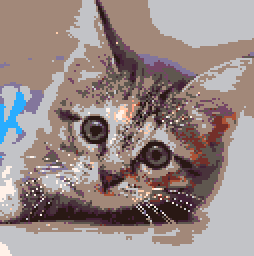
#> input picture projects/dreamz/resources/kitten.png, 127 x 128 px (shown 2 times larger)
$ python pico_label.py
#> lines starting #> are read from the running program, lines starting #| are printed output that depends on the picture
#> the answer given: 800-cav.png
#> the answer given: kitten.png
import cv2, argparse
import numpy as np

# info on how this works on the readme

pico_colors = [
    (0, 0, 0), # black
    (29, 43, 83), # dark blue
    (126, 37, 83), # purple
    (0, 135, 81), # dark green
    (171, 82, 54), # brown
    (95, 87, 79), # dark gray
    (194, 195, 199), # light gray
    (255, 241, 232), # white
    (255, 0, 77), # magenta
    (255, 163, 0), # gold
    (255, 236, 39), # yellow
    (0, 228, 54), # green
    (41, 173, 255), # blue
    (131, 118, 156), # cyan
    (255, 119, 168), # pink
    (255, 204, 170) # skin
]

# finds the nearest color from a list to a given color - credit to stack overflow (:
def closest_color(colors,color):
    colors = np.array(colors)
    color = np.array(color)
    distances = np.sqrt(np.sum((colors-color)**2,axis=1))
    index_of_smallest = np.where(distances==np.amin(distances))
    smallest_distance = colors[index_of_smallest]
    return index_of_smallest[0][0]

# converts a number 0-15 to hexadecimal
def to_hex(x):
    if x >= 10:
        return chr(97 + (x - 10))
    return str(x)

# returns an 128x128 array of color indicies
# (the same color indicies as in pico8 but in hexadecimal)
def make_label(name):
#> called with name = 'kitten.png'
    img = cv2.imread(name)
#> img is the input picture: shape (128, 127, 3); mean B, G, R 135.3, 137.8, 152.8
    w = 128
    img = cv2.resize(img, (w, w))
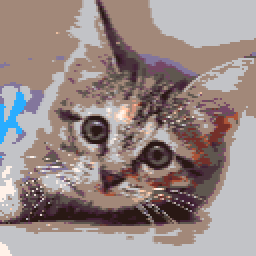
#> img: shape (128, 128, 3) (shown 2 times larger); mean B, G, R 135.3, 137.8, 152.8

    label = [[0 for i in range(128)] for i in range(128)]

    for x in range(w):
        for y in range(w):
            r, g, b = img[x, y]
            pixel = (b, g, r)
            color_index = closest_color(pico_colors, pixel)
            label[x][y] = to_hex(color_index)
#> after the loop, label = 128 items

    return label

# adds a label to the given cart
def add_label(cart_path, label_path):
    if not cart_path.endswith('.p8'):
        cart_path += '.p8'

    label = make_label(label_path)
#> label = 128 items
#> (the run stopped early here; a loop or call above may not have finished)
